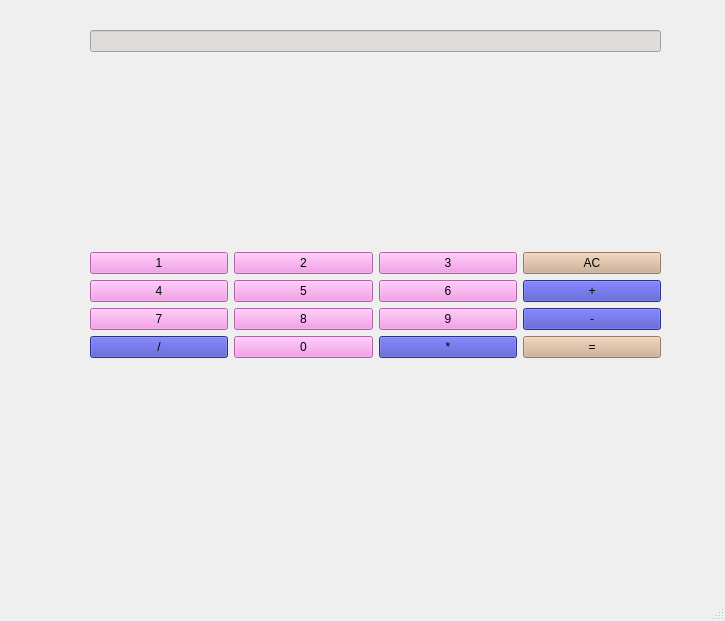
<?xml version="1.0" encoding="UTF-8"?>
<ui version="4.0">
 <class>MainWindow</class>
 <widget class="QMainWindow" name="MainWindow">
  <property name="geometry">
   <rect>
    <x>0</x>
    <y>0</y>
    <width>725</width>
    <height>621</height>
   </rect>
  </property>
  <property name="windowTitle">
   <string>MainWindow</string>
  </property>
  <widget class="QWidget" name="centralwidget">
   <widget class="QWidget" name="verticalLayoutWidget">
    <property name="geometry">
     <rect>
      <x>90</x>
      <y>30</y>
      <width>571</width>
      <height>521</height>
     </rect>
    </property>
    <layout class="QVBoxLayout" name="verticalLayout">
     <item>
      <widget class="QLineEdit" name="lineEdit">
       <property name="styleSheet">
        <string notr="true">background-color: rgb(222, 221, 218);</string>
       </property>
      </widget>
     </item>
     <item>
      <layout class="QGridLayout" name="gridLayout">
       <item row="13" column="1">
        <widget class="QPushButton" name="pushButton_11">
         <property name="styleSheet">
          <string notr="true">background-color: rgb(243, 137, 229);</string>
         </property>
         <property name="text">
          <string>0</string>
         </property>
        </widget>
       </item>
       <item row="13" column="3">
        <widget class="QPushButton" name="pushButton_14">
         <property name="styleSheet">
          <string notr="true">background-color: rgb(205, 171, 143);</string>
         </property>
         <property name="text">
          <string>=</string>
         </property>
        </widget>
       </item>
       <item row="7" column="0">
        <widget class="QPushButton" name="pushButton_3">
         <property name="styleSheet">
          <string notr="true">background-color: rgb(243, 137, 229);</string>
         </property>
         <property name="text">
          <string>1</string>
         </property>
        </widget>
       </item>
       <item row="2" column="2">
        <layout class="QVBoxLayout" name="verticalLayout_3"/>
       </item>
       <item row="0" column="0">
        <spacer name="verticalSpacer">
         <property name="orientation">
          <enum>Qt::Vertical</enum>
         </property>
         <property name="sizeHint" stdset="0">
          <size>
           <width>20</width>
           <height>40</height>
          </size>
         </property>
        </spacer>
       </item>
       <item row="10" column="1">
        <widget class="QPushButton" name="pushButton_9">
         <property name="styleSheet">
          <string notr="true">background-color: rgb(243, 137, 229);</string>
         </property>
         <property name="text">
          <string>8</string>
         </property>
        </widget>
       </item>
       <item row="13" column="2">
        <widget class="QPushButton" name="pushButton_7">
         <property name="styleSheet">
          <string notr="true">
background-color: rgb(64, 67, 191);</string>
         </property>
         <property name="text">
          <string>*</string>
         </property>
        </widget>
       </item>
       <item row="16" column="3">
        <layout class="QHBoxLayout" name="horizontalLayout"/>
       </item>
       <item row="10" column="3">
        <widget class="QPushButton" name="pushButton_13">
         <property name="styleSheet">
          <string notr="true">background-color: rgb(64, 67, 191);</string>
         </property>
         <property name="text">
          <string>-</string>
         </property>
        </widget>
       </item>
       <item row="8" column="1">
        <widget class="QPushButton" name="pushButton_8">
         <property name="styleSheet">
          <string notr="true">background-color: rgb(243, 137, 229);</string>
         </property>
         <property name="text">
          <string>5</string>
         </property>
        </widget>
       </item>
       <item row="10" column="0">
        <widget class="QPushButton" name="pushButton_15">
         <property name="styleSheet">
          <string notr="true">background-color: rgb(243, 137, 229);</string>
         </property>
         <property name="text">
          <string>7</string>
         </property>
        </widget>
       </item>
       <item row="0" column="3">
        <layout class="QVBoxLayout" name="verticalLayout_2"/>
       </item>
       <item row="10" column="2">
        <widget class="QPushButton" name="pushButton_12">
         <property name="styleSheet">
          <string notr="true">background-color: rgb(243, 137, 229);</string>
         </property>
         <property name="text">
          <string>9</string>
         </property>
        </widget>
       </item>
       <item row="2" column="0">
        <layout class="QHBoxLayout" name="horizontalLayout_2"/>
       </item>
       <item row="8" column="2">
        <widget class="QPushButton" name="pushButton_10">
         <property name="styleSheet">
          <string notr="true">background-color: rgb(243, 137, 229);</string>
         </property>
         <property name="text">
          <string>6</string>
         </property>
        </widget>
       </item>
       <item row="7" column="1">
        <widget class="QPushButton" name="pushButton_4">
         <property name="styleSheet">
          <string notr="true">background-color: rgb(243, 137, 229);</string>
         </property>
         <property name="text">
          <string>2</string>
         </property>
        </widget>
       </item>
       <item row="7" column="3">
        <widget class="QPushButton" name="pushButton_16">
         <property name="styleSheet">
          <string notr="true">
background-color: rgb(205, 171, 143);</string>
         </property>
         <property name="text">
          <string>AC</string>
         </property>
        </widget>
       </item>
       <item row="16" column="2">
        <spacer name="verticalSpacer_2">
         <property name="orientation">
          <enum>Qt::Vertical</enum>
         </property>
         <property name="sizeHint" stdset="0">
          <size>
           <width>20</width>
           <height>40</height>
          </size>
         </property>
        </spacer>
       </item>
       <item row="7" column="2">
        <widget class="QPushButton" name="pushButton_5">
         <property name="styleSheet">
          <string notr="true">background-color: rgb(243, 137, 229);</string>
         </property>
         <property name="text">
          <string>3</string>
         </property>
        </widget>
       </item>
       <item row="8" column="3">
        <widget class="QPushButton" name="pushButton_2">
         <property name="styleSheet">
          <string notr="true">background-color: rgb(64, 67, 191);</string>
         </property>
         <property name="text">
          <string>+</string>
         </property>
        </widget>
       </item>
       <item row="8" column="0">
        <widget class="QPushButton" name="pushButton_6">
         <property name="styleSheet">
          <string notr="true">
background-color: rgb(243, 137, 229);</string>
         </property>
         <property name="text">
          <string>4</string>
         </property>
        </widget>
       </item>
       <item row="13" column="0">
        <widget class="QPushButton" name="pushButton">
         <property name="styleSheet">
          <string notr="true">background-color: rgb(64, 67, 191);
</string>
         </property>
         <property name="text">
          <string>/</string>
         </property>
         <property name="autoRepeatInterval">
          <number>100</number>
         </property>
        </widget>
       </item>
      </layout>
     </item>
    </layout>
   </widget>
  </widget>
  <widget class="QMenuBar" name="menubar">
   <property name="geometry">
    <rect>
     <x>0</x>
     <y>0</y>
     <width>725</width>
     <height>24</height>
    </rect>
   </property>
  </widget>
  <widget class="QStatusBar" name="statusbar"/>
 </widget>
 <resources/>
 <connections/>
</ui>
